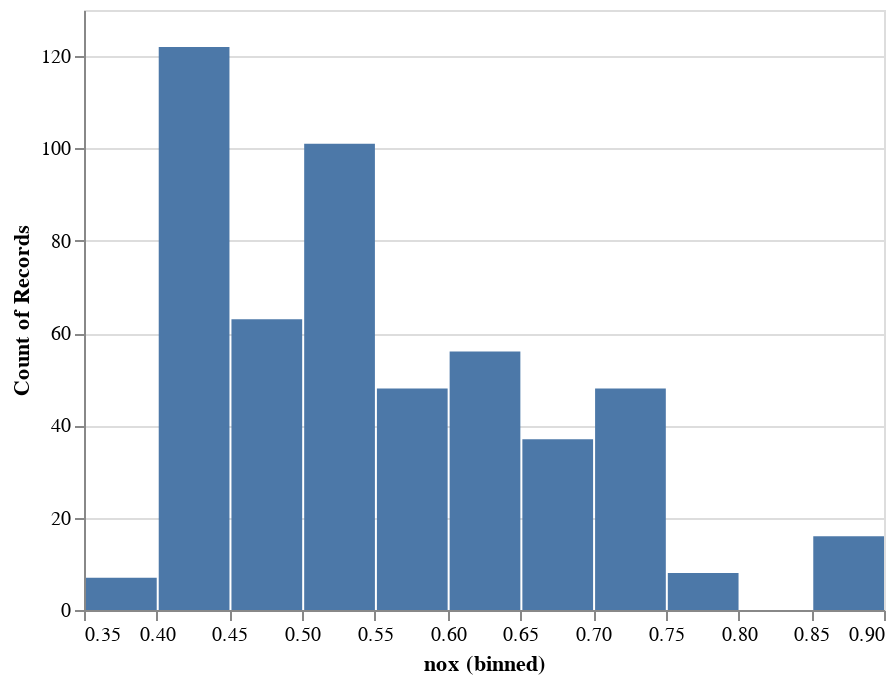

The code cell stored with this chart in its notebook:
### Markdown cell above
# data seems to be somewhat right-skewed, which could be a problem later

### Code cell
alt.Chart(df).mark_bar().encode(
    alt.X('nox', bin=True),
    alt.Y('count()')
)

### Figure 1 — Vega-Lite specification as saved in the notebook (floating-point values rounded to 4 significant figures; data arrays with more than 128 entries replaced by an {"elided": "..."} marker saying what was removed)
{"$schema": "https://vega.github.io/schema/vega-lite/v2.4.1.json", "config": {"view": {"height": 300, "width": 400}}, "data": {"values": {"elided": "506 records"}}, "encoding": {"x": {"bin": true, "field": "nox", "type": "quantitative"}, "y": {"aggregate": "count", "type": "quantitative"}}, "mark": "bar"}
